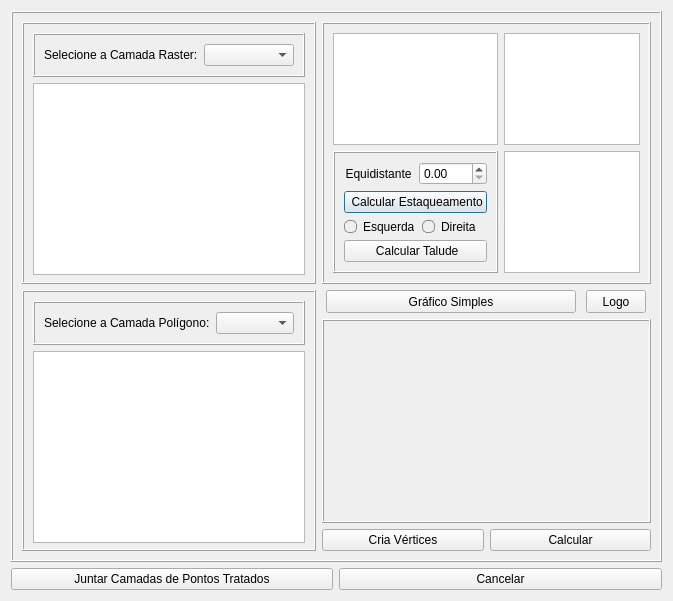
<?xml version="1.0" encoding="UTF-8"?>
<ui version="4.0">
 <class>Dialog</class>
 <widget class="QDialog" name="Dialog">
  <property name="geometry">
   <rect>
    <x>0</x>
    <y>0</y>
    <width>673</width>
    <height>600</height>
   </rect>
  </property>
  <property name="maximumSize">
   <size>
    <width>673</width>
    <height>600</height>
   </size>
  </property>
  <property name="windowTitle">
   <string>Dialog</string>
  </property>
  <property name="windowIcon">
   <iconset>
    <normaloff>../icones/plat.png</normaloff>../icones/plat.png</iconset>
  </property>
  <layout class="QGridLayout" name="gridLayout_11">
   <item row="0" column="0">
    <layout class="QGridLayout" name="gridLayout_10">
     <item row="0" column="0" colspan="2">
      <widget class="QFrame" name="frame_5">
       <property name="minimumSize">
        <size>
         <width>621</width>
         <height>551</height>
        </size>
       </property>
       <property name="frameShape">
        <enum>QFrame::Box</enum>
       </property>
       <property name="frameShadow">
        <enum>QFrame::Raised</enum>
       </property>
       <layout class="QGridLayout" name="gridLayout_12">
        <item row="0" column="0">
         <widget class="QFrame" name="frame_3">
          <property name="frameShape">
           <enum>QFrame::Box</enum>
          </property>
          <property name="frameShadow">
           <enum>QFrame::Raised</enum>
          </property>
          <layout class="QGridLayout" name="gridLayout_5">
           <item row="0" column="0">
            <widget class="QFrame" name="frame">
             <property name="frameShape">
              <enum>QFrame::Box</enum>
             </property>
             <property name="frameShadow">
              <enum>QFrame::Raised</enum>
             </property>
             <layout class="QGridLayout" name="gridLayout">
              <item row="0" column="0">
               <widget class="QLabel" name="label">
                <property name="text">
                 <string>Selecione a Camada Raster:</string>
                </property>
               </widget>
              </item>
              <item row="0" column="1">
               <widget class="QComboBox" name="comboBoxRaster"/>
              </item>
             </layout>
            </widget>
           </item>
           <item row="1" column="0">
            <widget class="QGraphicsView" name="graphicsViewRaster">
             <property name="minimumSize">
              <size>
               <width>272</width>
               <height>192</height>
              </size>
             </property>
             <property name="maximumSize">
              <size>
               <width>272</width>
               <height>192</height>
              </size>
             </property>
            </widget>
           </item>
          </layout>
         </widget>
        </item>
        <item row="0" column="1">
         <widget class="QFrame" name="frame_2">
          <property name="frameShape">
           <enum>QFrame::Box</enum>
          </property>
          <property name="frameShadow">
           <enum>QFrame::Raised</enum>
          </property>
          <layout class="QGridLayout" name="gridLayout_24">
           <item row="0" column="1">
            <widget class="QListWidget" name="listWidgetEstacas">
             <property name="minimumSize">
              <size>
               <width>121</width>
               <height>0</height>
              </size>
             </property>
            </widget>
           </item>
           <item row="1" column="1">
            <widget class="QListWidget" name="listWidgetTalude">
             <property name="minimumSize">
              <size>
               <width>0</width>
               <height>0</height>
              </size>
             </property>
            </widget>
           </item>
           <item row="0" column="0">
            <widget class="QListWidget" name="listWidgetSegmentos">
             <property name="minimumSize">
              <size>
               <width>121</width>
               <height>0</height>
              </size>
             </property>
            </widget>
           </item>
           <item row="1" column="0">
            <widget class="QFrame" name="frame_8">
             <property name="frameShape">
              <enum>QFrame::Box</enum>
             </property>
             <property name="frameShadow">
              <enum>QFrame::Raised</enum>
             </property>
             <layout class="QGridLayout" name="gridLayout_7">
              <item row="1" column="0">
               <widget class="QPushButton" name="pushButtonEstaqueamento">
                <property name="styleSheet">
                 <string notr="true">QPushButton {
    /* Mantém o estilo original do botão */
    transition: all 0.2s ease; /* Suaviza todas as transições de estado */
}

QPushButton:hover {
    background-color: qlineargradient(spread:pad, x1:0, y1:0, x2:0, y2:1, stop:0 #a0e6e6, stop:1 #66cccc); /* Gradiente suave em tons de azul turquesa claro */
    border: 1px solid #33cccc; /* Borda azul turquesa mais escura */
    border-radius: 4px; /* Cantos arredondados */
    box-shadow: 0px 4px 8px rgba(64, 224, 208, 0.8); /* Sombra azul turquesa brilhante e levemente deslocada para dar profundidade */
}

QPushButton:pressed {
    background-color: qlineargradient(spread:pad, x1:0, y1:0, x2:0, y2:1, stop:0 #66cccc, stop:1 #33cccc); /* Gradiente mais escuro para efeito pressionado */
    border: 1px solid #009999; /* Borda azul turquesa ainda mais escura */
    box-shadow: inset 0px 4px 8px rgba(64, 224, 208, 0.8); /* Sombra interna para dar a impressão de que o botão foi pressionado */
    transform: scale(0.98); /* Leve redução no tamanho para simular o pressionar */
}
</string>
                </property>
                <property name="text">
                 <string> Calcular Estaqueamento</string>
                </property>
               </widget>
              </item>
              <item row="2" column="0">
               <layout class="QGridLayout" name="gridLayout_9">
                <item row="0" column="0">
                 <widget class="QRadioButton" name="radioButtonEsquerda">
                  <property name="styleSheet">
                   <string notr="true">QRadioButton::indicator {
    width: 11px;
    height: 11px;
    border-radius: 5px; /* Aproximação de circular */
    background-color: transparent;
    border: 1px solid #8a8a8a;
    transition: all 0.2s ease;
}

QRadioButton::indicator:hover {
    background-color: #ffcccc; /* Vermelho bem claro ao passar o mouse */
    border: 1px solid #8a8a8a;
    border-radius: 5px;
}

QRadioButton::indicator:checked {
    width: 11px;
    height: 11px;
    background-color: #FF0000; /* Vermelho vibrante */
    border: 1px solid #8B0000; /* Vermelho escuro para contraste */
    border-radius: 5px;
    box-shadow: inset 0px 4px 8px rgba(0, 0, 0, 0.5); /* Efeito 3D interno */
}
</string>
                  </property>
                  <property name="text">
                   <string>Esquerda</string>
                  </property>
                 </widget>
                </item>
                <item row="0" column="1">
                 <widget class="QRadioButton" name="radioButtonDireita">
                  <property name="styleSheet">
                   <string notr="true">QRadioButton::indicator {
    width: 11px;
    height: 11px;
    border-radius: 5px; /* Aproximação de circular */
    background-color: transparent;
    border: 1px solid #8a8a8a;
    transition: all 0.2s ease;
}

QRadioButton::indicator:hover {
    background-color: #cce6ff; /* Azul bem claro ao passar o mouse */
    border: 1px solid #8a8a8a;
    border-radius: 5px;
}

QRadioButton::indicator:checked {
    width: 11px;
    height: 11px;
    background-color: #007BFF; /* Azul vibrante */
    border: 1px solid #004080; /* Azul escuro para contraste */
    border-radius: 5px;
    box-shadow: inset 0px 4px 8px rgba(0, 0, 0, 0.5); /* Efeito 3D interno */
}
</string>
                  </property>
                  <property name="text">
                   <string>Direita</string>
                  </property>
                 </widget>
                </item>
               </layout>
              </item>
              <item row="0" column="0">
               <layout class="QGridLayout" name="gridLayout_29">
                <item row="0" column="1">
                 <widget class="QDoubleSpinBox" name="doubleSpinBoxEquidistante"/>
                </item>
                <item row="0" column="0">
                 <widget class="QLabel" name="label_22">
                  <property name="text">
                   <string>Equidistante</string>
                  </property>
                  <property name="alignment">
                   <set>Qt::AlignCenter</set>
                  </property>
                 </widget>
                </item>
               </layout>
              </item>
              <item row="3" column="0">
               <widget class="QPushButton" name="pushButtonTalude">
                <property name="styleSheet">
                 <string notr="true">QPushButton {
    /* Mantém o estilo original do botão */
    transition: all 0.2s ease; /* Suaviza todas as transições de estado */
}

QPushButton:hover {
    background-color: qlineargradient(spread:pad, x1:0, y1:0, x2:0, y2:1, stop:0 #66cccc, stop:1 #339999); /* Gradiente suave em tons de ciano escuro */
    border: 1px solid #008b8b; /* Borda ciano escuro */
    border-radius: 5px; /* Cantos arredondados */
    box-shadow: 0px 4px 8px rgba(0, 139, 139, 0.8); /* Sombra ciano escuro brilhante e levemente deslocada para dar profundidade */
}

QPushButton:pressed {
    background-color: qlineargradient(spread:pad, x1:0, y1:0, x2:0, y2:1, stop:0 #339999, stop:1 #008b8b); /* Gradiente mais escuro para efeito pressionado */
    border: 1px solid #006666; /* Borda ciano escuro ainda mais profunda */
    box-shadow: inset 0px 4px 8px rgba(0, 139, 139, 0.8); /* Sombra interna para dar a impressão de que o botão foi pressionado */
    transform: scale(0.98); /* Leve redução no tamanho para simular o pressionar */
}
</string>
                </property>
                <property name="text">
                 <string> Calcular Talude</string>
                </property>
               </widget>
              </item>
             </layout>
            </widget>
           </item>
          </layout>
         </widget>
        </item>
        <item row="1" column="0">
         <widget class="QFrame" name="frame_4">
          <property name="frameShape">
           <enum>QFrame::Box</enum>
          </property>
          <property name="frameShadow">
           <enum>QFrame::Raised</enum>
          </property>
          <layout class="QGridLayout" name="gridLayout_6">
           <item row="0" column="0">
            <widget class="QFrame" name="frame_6">
             <property name="frameShape">
              <enum>QFrame::Box</enum>
             </property>
             <property name="frameShadow">
              <enum>QFrame::Raised</enum>
             </property>
             <layout class="QGridLayout" name="gridLayout_8">
              <item row="0" column="0">
               <widget class="QLabel" name="label_2">
                <property name="text">
                 <string>Selecione a Camada Polígono:</string>
                </property>
               </widget>
              </item>
              <item row="0" column="1">
               <widget class="QComboBox" name="comboBoxPoligono"/>
              </item>
             </layout>
            </widget>
           </item>
           <item row="1" column="0">
            <widget class="QGraphicsView" name="graphicsViewPoligono">
             <property name="minimumSize">
              <size>
               <width>271</width>
               <height>192</height>
              </size>
             </property>
             <property name="maximumSize">
              <size>
               <width>272</width>
               <height>192</height>
              </size>
             </property>
            </widget>
           </item>
          </layout>
         </widget>
        </item>
        <item row="1" column="1">
         <layout class="QGridLayout" name="gridLayout_4">
          <item row="0" column="0" colspan="2">
           <layout class="QGridLayout" name="gridLayout_3">
            <item row="0" column="0">
             <layout class="QGridLayout" name="gridLayout_2">
              <item row="0" column="1">
               <widget class="QPushButton" name="pushButtonLogo">
                <property name="minimumSize">
                 <size>
                  <width>60</width>
                  <height>23</height>
                 </size>
                </property>
                <property name="maximumSize">
                 <size>
                  <width>60</width>
                  <height>23</height>
                 </size>
                </property>
                <property name="styleSheet">
                 <string notr="true">QPushButton {
    /* Mantém o estilo original do botão */
    transition: all 0.2s ease; /* Suaviza todas as transições de estado */
}

QPushButton:hover {
    background-color: qlineargradient(spread:pad, x1:0, y1:0, x2:0, y2:1, stop:0 #ccffcc, stop:1 #99ffcc); /* Gradiente suave em tons de aquamarine claro */
    border: 1px solid #66ffcc; /* Borda aquamarine mais escura */
    border-radius: 5px; /* Cantos arredondados */
    box-shadow: 0px 4px 8px rgba(127, 255, 212, 0.8); /* Sombra aquamarine brilhante e levemente deslocada para dar profundidade */
}

QPushButton:pressed {
    background-color: qlineargradient(spread:pad, x1:0, y1:0, x2:0, y2:1, stop:0 #99ffcc, stop:1 #66ffcc); /* Gradiente mais escuro para efeito pressionado */
    border: 1px solid #33cc99; /* Borda aquamarine ainda mais escura */
    box-shadow: inset 0px 4px 8px rgba(127, 255, 212, 0.8); /* Sombra interna para dar a impressão de que o botão foi pressionado */
    transform: scale(0.98); /* Leve redução no tamanho para simular o pressionar */
}
</string>
                </property>
                <property name="text">
                 <string>Logo</string>
                </property>
               </widget>
              </item>
              <item row="0" column="0">
               <widget class="QPushButton" name="pushButtonGrafico">
                <property name="minimumSize">
                 <size>
                  <width>240</width>
                  <height>23</height>
                 </size>
                </property>
                <property name="maximumSize">
                 <size>
                  <width>250</width>
                  <height>23</height>
                 </size>
                </property>
                <property name="styleSheet">
                 <string notr="true">QPushButton {
    /* Mantém o estilo original do botão */
    transition: all 0.2s ease; /* Suaviza todas as transições de estado */
}

QPushButton:hover {
    background-color: qlineargradient(spread:pad, x1:0, y1:0, x2:0, y2:1, stop:0 #f7ff3c, stop:1 #d9ff00); /* Gradiente suave em tons de amarelo limão */
    border: 1px solid #b3cc00; /* Borda amarelo limão mais escura */
    border-radius: 4px; /* Cantos arredondados */
    box-shadow: 0px 4px 8px rgba(245, 255, 0, 0.8); /* Sombra amarelo limão brilhante e levemente deslocada para dar profundidade */
}

QPushButton:pressed {
    background-color: qlineargradient(spread:pad, x1:0, y1:0, x2:0, y2:1, stop:0 #d9ff00, stop:1 #b3cc00); /* Gradiente mais escuro para efeito pressionado */
    border: 1px solid #99b300; /* Borda amarelo limão ainda mais escura */
    box-shadow: inset 0px 4px 8px rgba(245, 255, 0, 0.8); /* Sombra interna para dar a impressão de que o botão foi pressionado */
    transform: scale(0.98); /* Leve redução no tamanho para simular o pressionar */
}
</string>
                </property>
                <property name="text">
                 <string>Gráfico Simples</string>
                </property>
               </widget>
              </item>
             </layout>
            </item>
            <item row="1" column="0">
             <widget class="QScrollArea" name="scrollArea">
              <property name="minimumSize">
               <size>
                <width>0</width>
                <height>0</height>
               </size>
              </property>
              <property name="frameShape">
               <enum>QFrame::Box</enum>
              </property>
              <property name="frameShadow">
               <enum>QFrame::Raised</enum>
              </property>
              <property name="widgetResizable">
               <bool>true</bool>
              </property>
              <widget class="QWidget" name="scrollAreaWidgetContents">
               <property name="geometry">
                <rect>
                 <x>0</x>
                 <y>0</y>
                 <width>323</width>
                 <height>193</height>
                </rect>
               </property>
              </widget>
             </widget>
            </item>
           </layout>
          </item>
          <item row="1" column="0">
           <widget class="QPushButton" name="pushButtonVertices">
            <property name="styleSheet">
             <string notr="true">QPushButton {
    /* Mantém o estilo original do botão */
    transition: all 0.2s ease; /* Suaviza todas as transições de estado */
}

QPushButton:hover {
    background-color: qlineargradient(spread:pad, x1:0, y1:0, x2:0, y2:1, stop:0 #80dfff, stop:1 #66c2ff); /* Gradiente suave em tons de azul malibu */
    border: 1px solid #3399ff; /* Borda azul malibu mais escura */
    border-radius: 4px; /* Cantos arredondados */
    box-shadow: 0px 4px 8px rgba(102, 194, 255, 0.8); /* Sombra azul malibu brilhante e levemente deslocada para dar profundidade */
}

QPushButton:pressed {
    background-color: qlineargradient(spread:pad, x1:0, y1:0, x2:0, y2:1, stop:0 #66c2ff, stop:1 #3399ff); /* Gradiente mais escuro para efeito pressionado */
    border: 1px solid #007acc; /* Borda azul malibu ainda mais escura */
    box-shadow: inset 0px 4px 8px rgba(102, 194, 255, 0.8); /* Sombra interna para dar a impressão de que o botão foi pressionado */
    transform: scale(0.98); /* Leve redução no tamanho para simular o pressionar */
}
</string>
            </property>
            <property name="text">
             <string>Cria Vértices</string>
            </property>
           </widget>
          </item>
          <item row="1" column="1">
           <widget class="QPushButton" name="pushButtonCalcular">
            <property name="styleSheet">
             <string notr="true">QPushButton {
    /* Mantém o estilo original do botão */
    transition: all 0.2s ease; /* Suaviza todas as transições de estado */
}

QPushButton:hover {
    background-color: qlineargradient(spread:pad, x1:0, y1:0, x2:0, y2:1, stop:0 #80dfff, stop:1 #66c2ff); /* Gradiente suave em tons de azul malibu */
    border: 1px solid #3399ff; /* Borda azul malibu mais escura */
    border-radius: 4px; /* Cantos arredondados */
    box-shadow: 0px 4px 8px rgba(102, 194, 255, 0.8); /* Sombra azul malibu brilhante e levemente deslocada para dar profundidade */
}

QPushButton:pressed {
    background-color: qlineargradient(spread:pad, x1:0, y1:0, x2:0, y2:1, stop:0 #66c2ff, stop:1 #3399ff); /* Gradiente mais escuro para efeito pressionado */
    border: 1px solid #007acc; /* Borda azul malibu ainda mais escura */
    box-shadow: inset 0px 4px 8px rgba(102, 194, 255, 0.8); /* Sombra interna para dar a impressão de que o botão foi pressionado */
    transform: scale(0.98); /* Leve redução no tamanho para simular o pressionar */
}
</string>
            </property>
            <property name="text">
             <string>Calcular</string>
            </property>
           </widget>
          </item>
         </layout>
        </item>
       </layout>
      </widget>
     </item>
     <item row="1" column="0">
      <widget class="QPushButton" name="pushButtonJuntar">
       <property name="styleSheet">
        <string notr="true">QPushButton {
    /* Mantém o estilo original do botão */
    transition: all 0.2s ease; /* Suaviza todas as transições de estado */
}

QPushButton:hover {
    background-color: qlineargradient(spread:pad, x1:0, y1:0, x2:0, y2:1, stop:0 #00f7ff, stop:1 #00d9ff); /* Gradiente suave em tons de azul neon */
    border: 1px solid #00b3cc; /* Borda azul neon mais escura */
    border-radius: 4px; /* Cantos arredondados */
    box-shadow: 0px 4px 8px rgba(0, 247, 255, 0.8); /* Sombra azul neon brilhante e levemente deslocada para dar profundidade */
}

QPushButton:pressed {
    background-color: qlineargradient(spread:pad, x1:0, y1:0, x2:0, y2:1, stop:0 #00d9ff, stop:1 #00b3cc); /* Gradiente mais escuro para efeito pressionado */
    border: 1px solid #0099b3; /* Borda azul neon ainda mais escura */
    box-shadow: inset 0px 4px 8px rgba(0, 247, 255, 0.8); /* Sombra interna para dar a impressão de que o botão foi pressionado */
    transform: scale(0.98); /* Leve redução no tamanho para simular o pressionar */
}
</string>
       </property>
       <property name="text">
        <string>Juntar Camadas de Pontos Tratados</string>
       </property>
      </widget>
     </item>
     <item row="1" column="1">
      <widget class="QPushButton" name="pushButtonCancelar">
       <property name="styleSheet">
        <string notr="true">QPushButton {
    /* Mantém o estilo original do botão */
    transition: all 0.2s ease; /* Suaviza todas as transições de estado */
}

QPushButton:hover {
    background-color: qlineargradient(spread:pad, x1:0, y1:0, x2:0, y2:1, stop:0 #ffcccc, stop:1 #ff9999); /* Gradiente suave em tons de vermelho claro */
    border: 1px solid #ff6666; /* Borda vermelha mais escura */
    border-radius: 4px; /* Cantos arredondados */
    box-shadow: 0px 4px 8px rgba(255, 0, 0, 0.8); /* Sombra vermelha brilhante e levemente deslocada para dar profundidade */
}

QPushButton:pressed {
    background-color: qlineargradient(spread:pad, x1:0, y1:0, x2:0, y2:1, stop:0 #ff9999, stop:1 #ff6666); /* Gradiente mais escuro para efeito pressionado */
    border: 1px solid #cc0000; /* Borda vermelha ainda mais escura */
    box-shadow: inset 0px 4px 8px rgba(255, 0, 0, 0.8); /* Sombra interna para dar a impressão de que o botão foi pressionado */
    transform: scale(0.98); /* Leve redução no tamanho para simular o pressionar */
}
</string>
       </property>
       <property name="text">
        <string>Cancelar</string>
       </property>
      </widget>
     </item>
    </layout>
   </item>
  </layout>
 </widget>
 <resources/>
 <connections/>
</ui>
